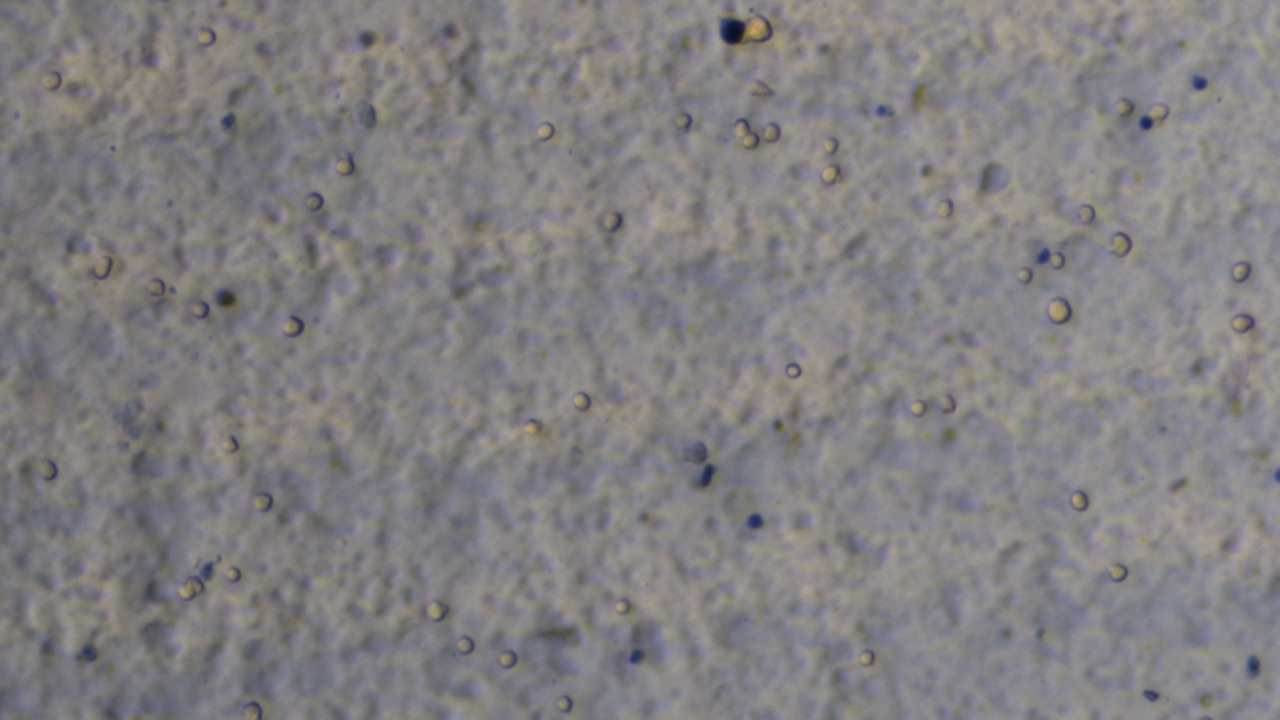
#> input picture input_images/cells/cells_1.jfif, 1280 x 720 px
$ python hough_circles_resized.py
#> lines starting #> are read from the running program, lines starting #| are printed output that depends on the picture
# -*- coding: utf-8 -*-
"""
Created on Fri Jun 24 04:27:47 2022

@author: sdeni
"""
import cv2
import numpy as np


img = cv2.imread("../input_images/cells/cells_1.jfif")
#> img is the input picture: shape (720, 1280, 3); mean B, G, R 129.3, 127.9, 130.4
gray = cv2.cvtColor(img, cv2.COLOR_BGR2GRAY)

#####blur/smoothing


scale_percent = 20 # percent of original size
width = int(img.shape[1] * scale_percent / 100)
#> width = 256
height = int(img.shape[0] * scale_percent / 100)
#> height = 144
dim = (width, height)
#> dim = (256, 144)

# resize image
resized = cv2.resize(gray, dim, interpolation = cv2.INTER_AREA)
blur = cv2.GaussianBlur(resized, (3,3), 0)
print('Resized Dimensions : ',resized.shape)
#| Resized Dimensions :  (144, 256)

minDist = 6
param1 = 20 #500
param2 = 10 #200 #smaller value-> more false circles
minRadius = 0
maxRadius = 7

circles = cv2.HoughCircles(blur, cv2.HOUGH_GRADIENT, 1, minDist, param1=param1, param2=param2, minRadius=minRadius, maxRadius=maxRadius)
#> circles = 96 rows, first 8: [54.5, 111.5, 6.4], [111.5, 73.5, 6.4], [223.5, 56.5, 5.2], [73.5, 61.5, 6.4], [17.5, 135.5, 6.4], [156.5, 130.5, 6.4], [172.5, 135.5, 6.4], [211.5, 77.5, 6.4]

count = 0

if circles is not None:
    circles = np.uint8(np.around(circles))
#> circles = 96 rows, first 8: [54, 112, 6], [112, 74, 6], [224, 56, 5], [74, 62, 6], [18, 136, 6], [156, 130, 6], [172, 136, 6], [212, 78, 6]
    for i in circles[0,:]:
        cv2.circle(resized, (i[0], i[1]), i[2], (0, 255, 0), 2)
        count += 1
#> this loop made 96 passes
#> i on passes 1 to 12: [54, 112, 6], [112, 74, 6], [224, 56, 5], [74, 62, 6], [18, 136, 6], [156, 130, 6], [172, 136, 6], [212, 78, 6], [100, 122, 5], [230, 64, 5], [86, 26, 6], [88, 96, 6]
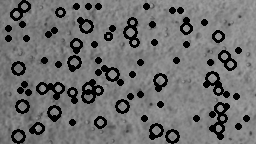
#> resized: shape (144, 256); min 0, max 162, mean 110.6
#> after the loop, count = 96


print(count)
#| 96


cv2.imshow("orb", blur)
cv2.imshow("rb", resized)
cv2.waitKeyEx(0)
cv2.destroyAllWindows()

$ run again, with input_images/cells/cells_10.jfif copied over input_images/cells/cells_1.jfif
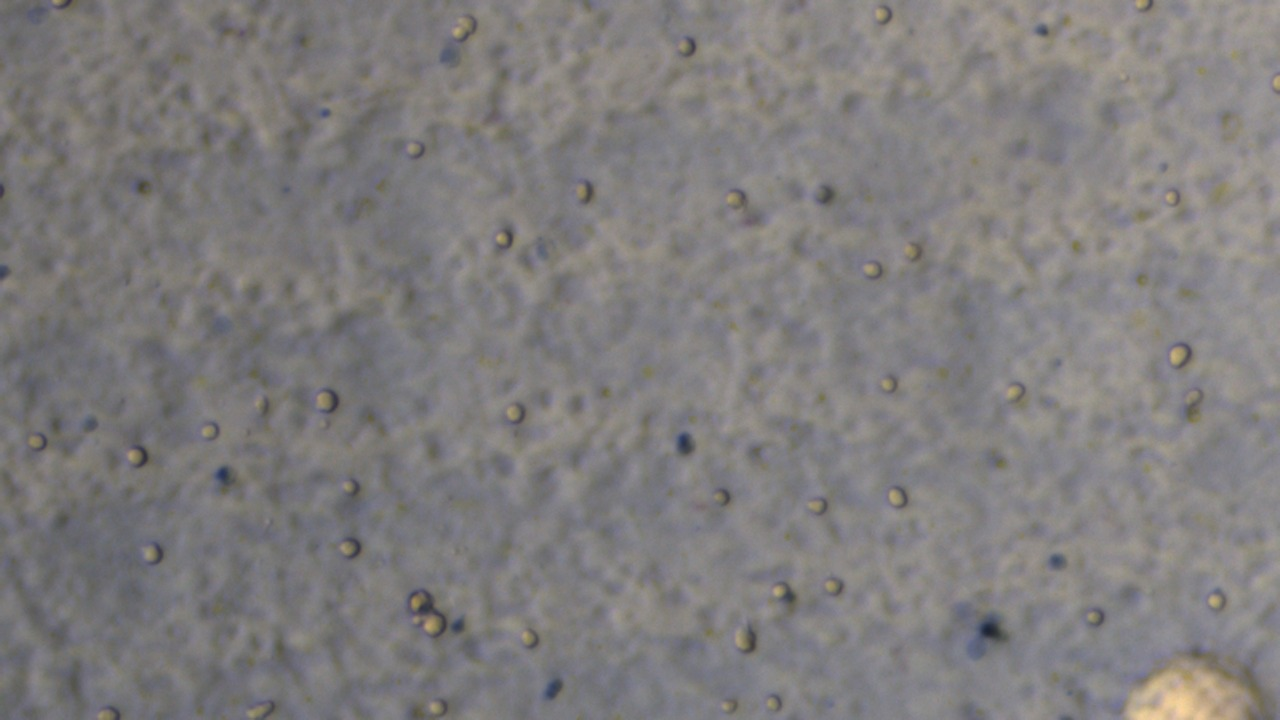
#> input picture input_images/cells/cells_10.jfif, 1280 x 720 px
#> img is the input picture: shape (720, 1280, 3); mean B, G, R 125.2, 125.1, 127.6
#| Resized Dimensions :  (144, 256)
#> `circles = cv2.HoughCircles(blur, cv2.HOUGH_GRADIENT, 1, minDist, param..`: circles = 92 rows, first 8: [246.5, 111.5, 6.4], [97.5, 59.5, 6.4], [195.5, 12.5, 6.4], [210.5, 93.5, 6.4], [33.5, 26.5, 6.4], [159.5, 22.5, 6.4], [205.5, 111.5, 6.4], [32.5, 87.5, 6.4]
#> `circles = np.uint8(np.around(circles))`: circles = 92 rows, first 8: [246, 112, 6], [98, 60, 6], [196, 12, 6], [210, 94, 6], [34, 26, 6], [160, 22, 6], [206, 112, 6], [32, 88, 6]
#> the loop `for i in circles[0,:]:` made 92 passes
#> after the loop `for i in circles[0,:]:`:
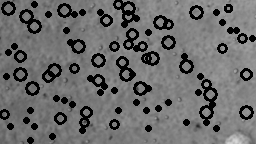
#> resized: shape (144, 256); min 0, max 214, mean 106.8
#> after the loop `for i in circles[0,:]:`: count = 92
#| 92

$ run again, with input_images/cells/cells_2.jfif copied over input_images/cells/cells_1.jfif
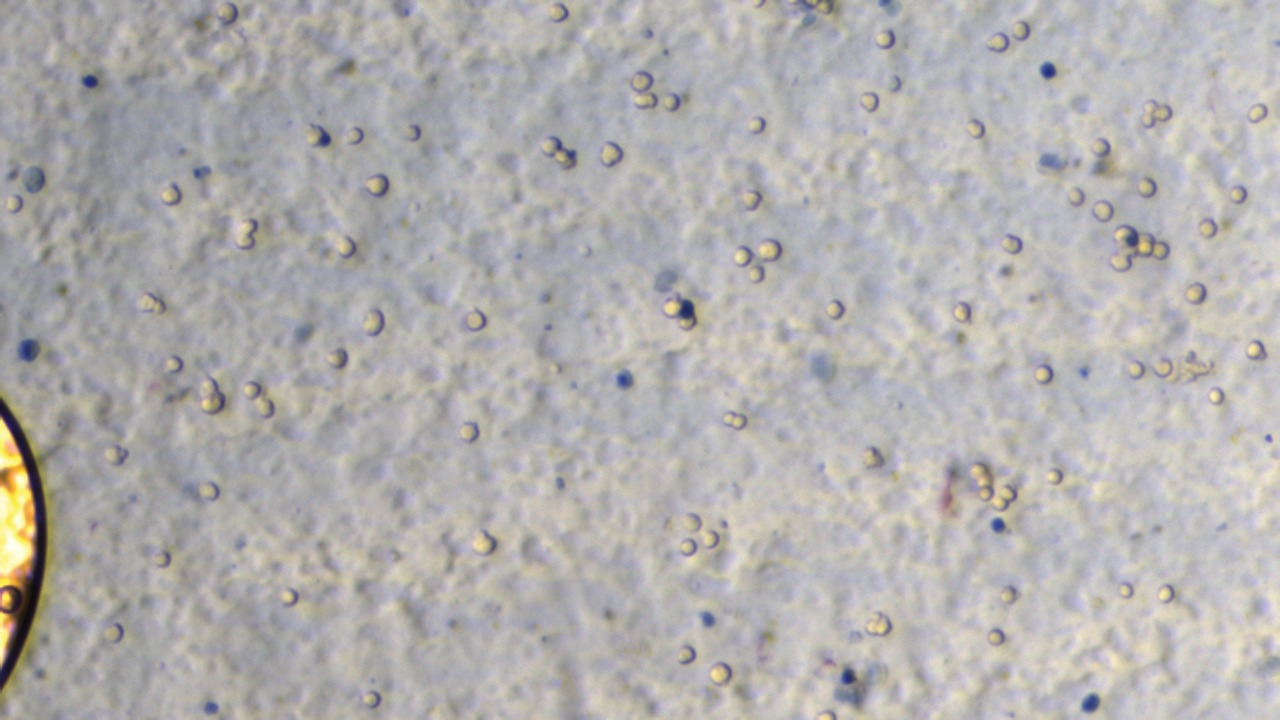
#> input picture input_images/cells/cells_2.jfif, 1280 x 720 px
#> img is the input picture: shape (720, 1280, 3); mean B, G, R 174.6, 175.6, 177.7
#> `gray = cv2.cvtColor(img, cv2.COLOR_BGR2GRAY)`:
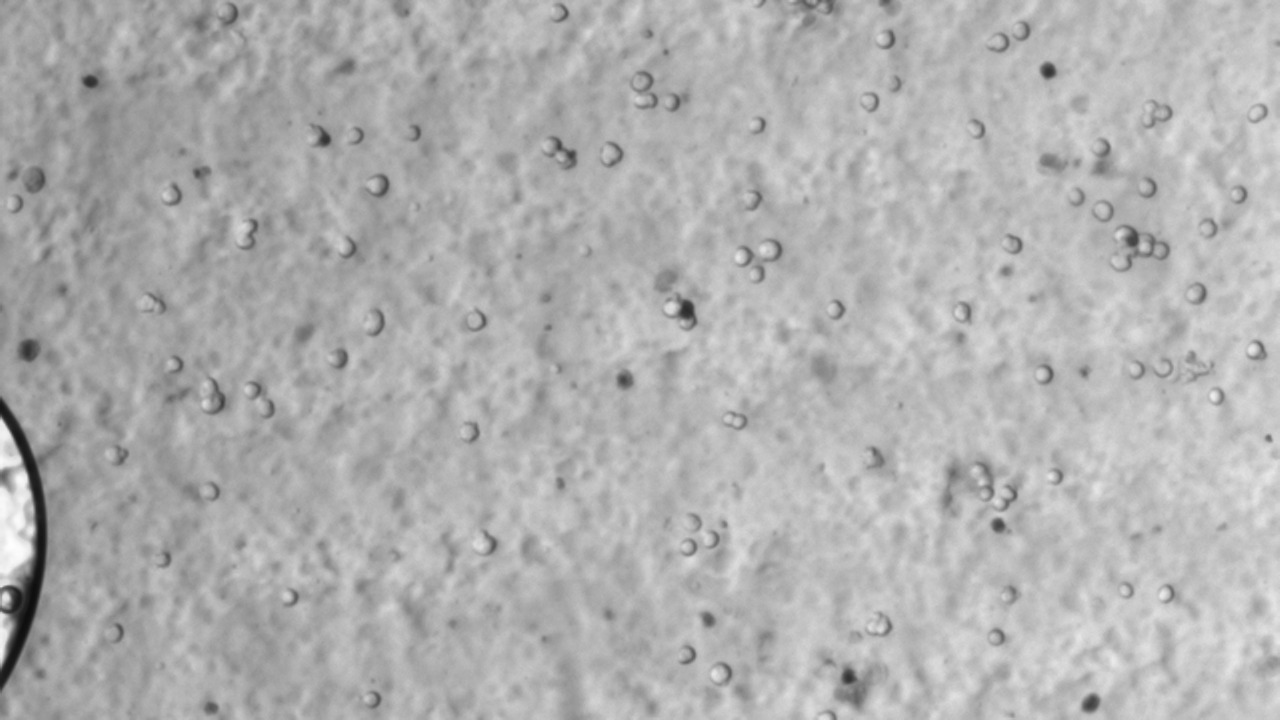
#> gray: shape (720, 1280); min 13, max 254, mean 176.1
#| Resized Dimensions :  (144, 256)
#> `circles = cv2.HoughCircles(blur, cv2.HOUGH_GRADIENT, 1, minDist, param..`: circles = 84 rows, first 8: [247.5, 19.5, 6.4], [63.5, 43.5, 6.4], [50.5, 106.5, 6.4], [157.5, 34.5, 5.2], [134.5, 15.5, 6.4], [196.5, 69.5, 6.4], [182.5, 42.5, 5.2], [30.5, 32.5, 6.4]
#> `circles = np.uint8(np.around(circles))`: circles = 84 rows, first 8: [248, 20, 6], [64, 44, 6], [50, 106, 6], [158, 34, 5], [134, 16, 6], [196, 70, 6], [182, 42, 5], [30, 32, 6]
#> the loop `for i in circles[0,:]:` made 84 passes
#> after the loop `for i in circles[0,:]:`:
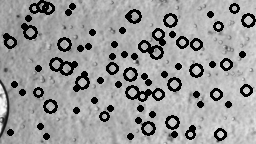
#> resized: shape (144, 256); min 0, max 253, mean 152.2
#> after the loop `for i in circles[0,:]:`: count = 84
#| 84
